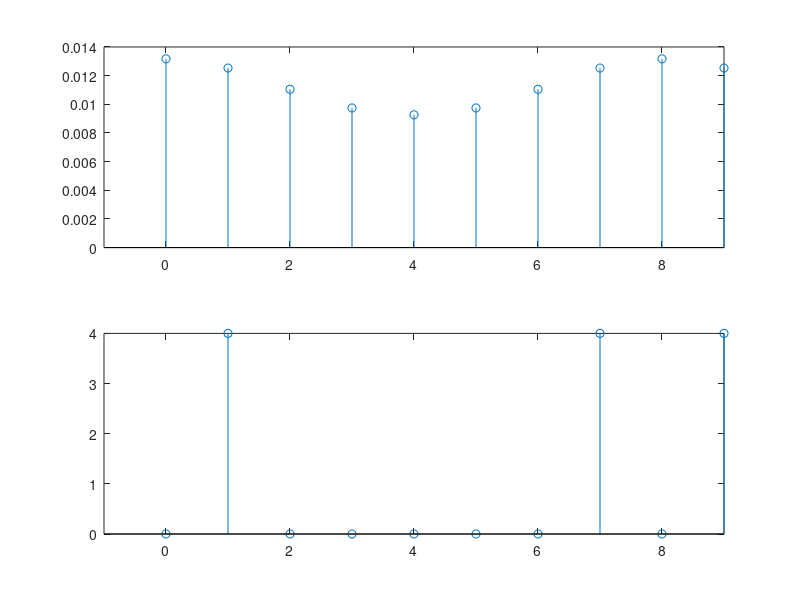
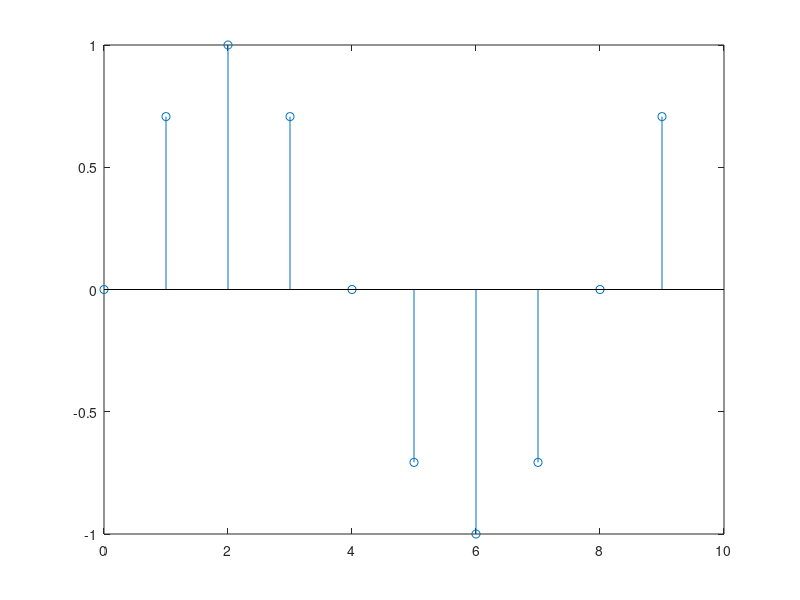
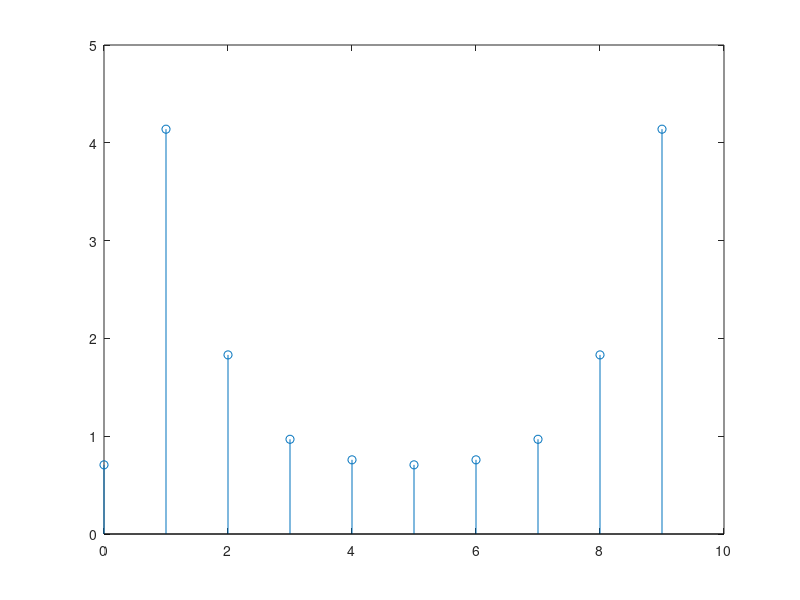

Here is the MATLAB script that generated these plots, in order:
%% DSP - TP4: DFT EJERCICIO 1 inciso A
clc; clear all;
%DTFS
an=0;
x=zeros(1,10);
for k=1:10
    for n=1:8
        an=an+(sin((2*pi*(n-1))./8)*exp(-i*(k-1)*(2*pi*(n-1))./8));
        an=an./8;
    end
    x(k)=an;
    an=0;
end
for k=1:10
    x(k)=abs(x(k));
end
figure(1)
subplot(2,1,1);
n=[0:1:9];
stem(n,x);
xlim([-1 8]);


%DFT
bn=0;
a=zeros(1,8);
for k=1:10
    for n=1:8
        bn=bn+(sin((2*pi*(n-1))./8)*exp(-i*(k-1)*(2*pi*(n-1))./8));
    end
    a(k)=bn;
    bn=0;
end
for k=1:10
    a(k)=abs(a(k));
end
subplot(2,1,2);
n=[0:1:9];
stem(n,a);
xlim([-1 8]);

%% EJERCICIO 1 Inciso B

clc;
clear all;

n=[0:1:7];

xn=sin((2*pi*n)/8);
figure(1);
stem(n,xn);
figure(2);
Xn=fft(xn);
stem(n,abs(Xn));

%% INCISO c


%ahora con n de 0 a 8

clc; clear all;
%DTFS
an=0;
x=zeros(1,10);
for k=1:10
    for n=1:9
        an=an+(sin((2*pi*(n-1))./8)*exp(-i*(k-1)*(2*pi*(n-1))./8));
        an=an./8;
    end
    x(k)=an;
    an=0;
end
for k=1:10
    x(k)=abs(x(k));
end
figure(1)
subplot(2,1,1);
n=[0:1:9];
stem(n,x);
xlim([-1 9]);


%DFT
bn=0;
a=zeros(1,10);
for k=1:10
    for n=1:9
        bn=bn+(sin((2*pi*(n-1))./8)*exp(-i*(k-1)*(2*pi*(n-1))./8));
    end
    a(k)=bn;
    bn=0;
end
for k=1:10
    a(k)=abs(a(k));
end
subplot(2,1,2);
n=[0:1:9];
stem(n,a);
xlim([-1 9]);

n=[0:1:9];
xn=sin((2*pi*n)/8);
figure(2);
stem(n,xn);
figure(3);
Xn=fft(xn);
stem(n,abs(Xn));



